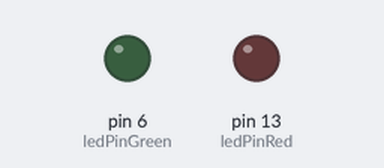
Bench run of a sketch on a simulated Arduino Uno, built with avr-gcc and run on an emulated ATmega328P. Parts: output pins drawn as LEDs (lit = HIGH).

Above: at 2.5 s.
At 7.5 s:
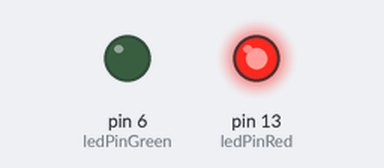
Timing chart, 0 to 13.0 s (numbered marks = the images above):
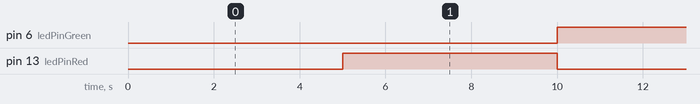

The sketch:

TimerReset.ino
```cpp
#include<LiquidCrystal.h>
LiquidCrystal lcd(7,8,9,10,11,12);
// constants won't change. Used here to
// set pin numbers:
int ledPinRed =  13;
int ledPinGreen = 6;// the number of the LED pin

// Variables will change:
int ledStateRed = LOW;
int ledStateGreen = LOW;// ledState used to set the LED
long previousMillis = 0;        // will store last time LED was updated


// the follow variables is a long because the time, measured in miliseconds,
// will quickly become a bigger number than can be stored in an int.
long interval = 5000;           // interval at which to blink (milliseconds)
void setup() {
  // put your setup code here, to run once:
  // set the digital pin as output:
 pinMode(ledPinGreen, OUTPUT);
 pinMode(ledPinRed,OUTPUT);

}

void loop() {
  // put your main code here, to run repeatedly:

 unsigned long currentMillis = millis();
lcd.setCursor(0,0);
   lcd.print(currentMillis/1000);

 if(currentMillis - previousMillis > interval) {
   // save the last time you blinked the LED
   previousMillis = currentMillis;

   // if the LED is off turn it on and vice-versa:
   if (ledStateRed == LOW){
     ledStateRed = HIGH;
     ledStateGreen = LOW;
     lcd.setCursor(5,0);
     lcd.print("RED");
     lcd.setCursor(8,0);
     lcd.print("      ");
 }else {
     ledStateRed = LOW;
     ledStateGreen = HIGH;
     lcd.setCursor(8,0);
     lcd.print("GREEN");
     lcd.setCursor(5,0);
     lcd.print("   ");

   }
   // set the LED with the ledState of the variable:
   digitalWrite(ledPinRed, ledStateRed);
   digitalWrite(ledPinGreen,ledStateGreen);

 }
}
```

Measured:
- by itself, pin 6 (ledPinGreen), pin 13 (ledPinRed): alternates HIGH for 5.0 s and LOW for 5.0 s
